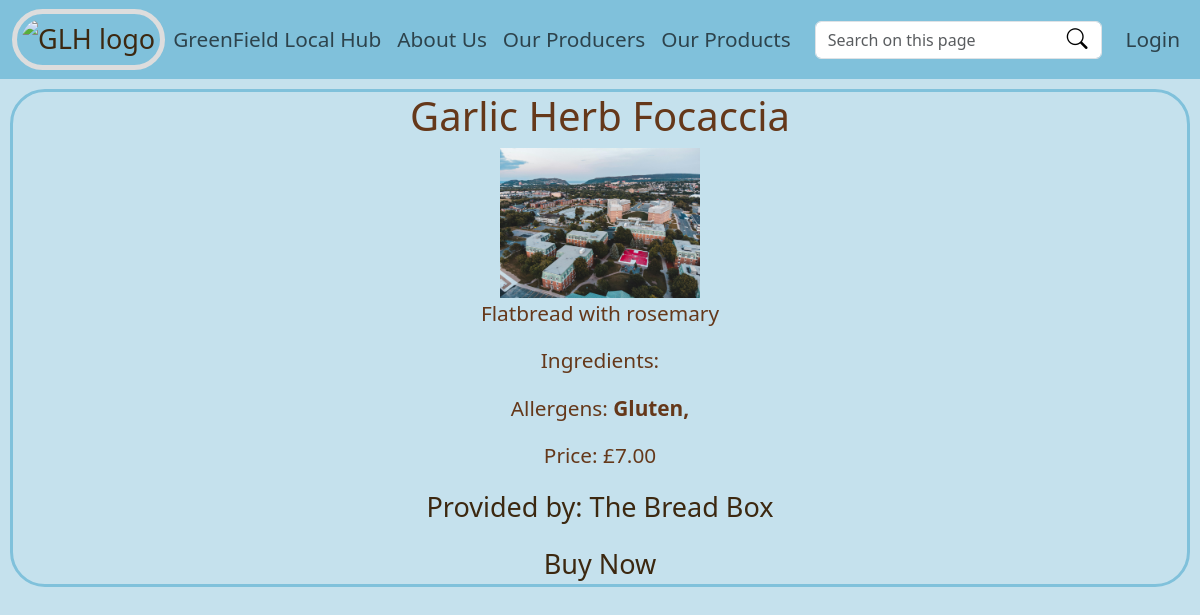
The app's page /product/4/, older data.
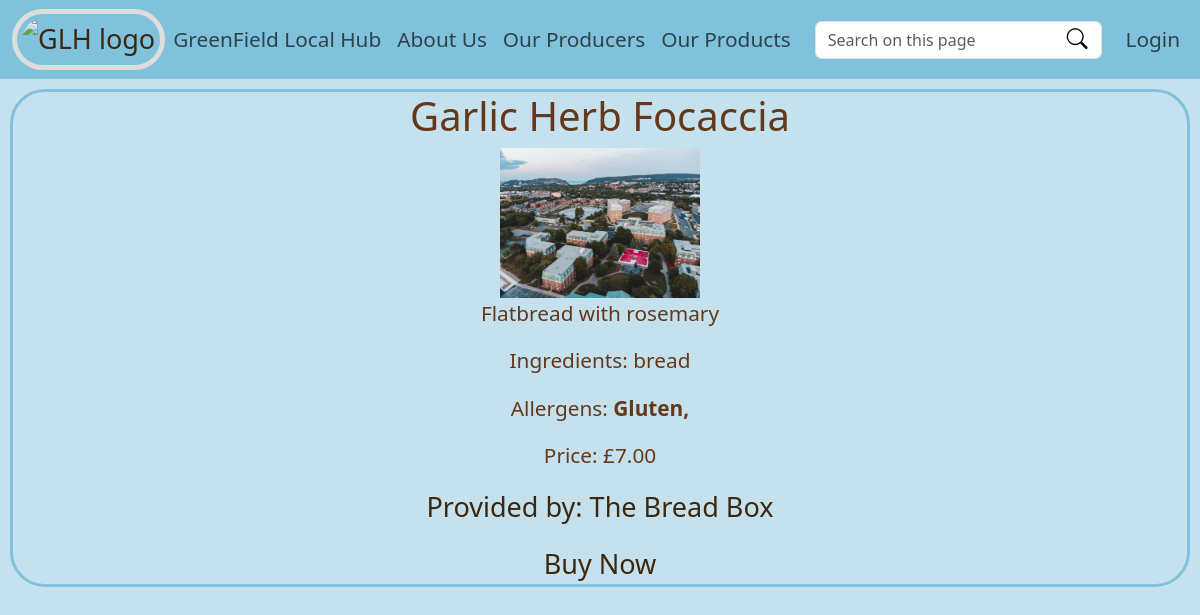
The same page, newer data.
### ProducerProducts/models.py (models this page shows, shortened)
class Product(models.Model):
    producer = models.ForeignKey(ProducerAccount, on_delete=models.CASCADE)
    name = models.CharField(max_length=255)
    description = models.TextField()
    price = models.DecimalField(max_digits=10, decimal_places=2)
    stock = models.PositiveIntegerField()
    ingredients = models.TextField()
    image = models.ImageField(upload_to='Images/')
    product_allergens = models.ManyToManyField(Allergen)

### UserAccounts/models.py (models this page shows, shortened)
class ProducerAccount(models.Model):
    user = models.OneToOneField(User, on_delete=models.CASCADE)
    store_name = models.CharField(max_length=255)
    description = models.TextField()
    image = models.ImageField(upload_to='Images/', null=True, blank=True)

### GLHApp/views.py (the view)
# urls.py: path('product/<int:pk>/', views.individualProductPage, name='individualProductPage'),
def individualProductPage(request, pk):
    products = get_object_or_404(Product, pk=pk)
    return render(request, 'individualProductPage.html', {'product': products})

### ProducerProducts/models.py (called while the page is built)
    def __str__(self):
        return f"{self.allergen_name}"

### templates/individualProductPage.html
{% extends "base.html" %}
{% block body_block %}
    <div class="block">
        <h1>{{ product.name }}</h1>
        <img src="{{ product.image.url }}" alt="{{ product.name }}" width="200">
        <p>{{ product.description }}</p>
        <p>Ingredients: {{ product.ingredients }}</p>
        <p>Allergens:
        {% for allergen in product.product_allergens.all %}
            <b>{{allergen}}, </b>
        <br>
        {% endfor %}</p>
        <p>Price: £{{ product.price }}</p>
        <p><a href="{% url 'individualProducerPage' product.producer.pk %}">Provided by: {{ product.producer.store_name }}</a></p>
        <a href="{% url 'addProductToUserCart' product.id %}" class="buy-now-button">Buy Now</a>
    </div>
{% endblock %}

Row changes from the older to the newer data that the page shows:
changed Product "Garlic Herb Focaccia": ingredients (not shown) → "bread"
